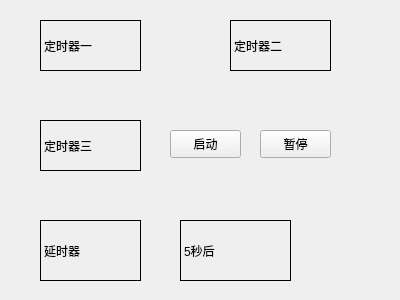
<?xml version="1.0" encoding="UTF-8"?>
<ui version="4.0">
 <class>Widget</class>
 <widget class="QWidget" name="Widget">
  <property name="geometry">
   <rect>
    <x>0</x>
    <y>0</y>
    <width>400</width>
    <height>300</height>
   </rect>
  </property>
  <property name="windowTitle">
   <string>Widget</string>
  </property>
  <widget class="QLabel" name="label">
   <property name="geometry">
    <rect>
     <x>40</x>
     <y>20</y>
     <width>101</width>
     <height>51</height>
    </rect>
   </property>
   <property name="frameShape">
    <enum>QFrame::Box</enum>
   </property>
   <property name="text">
    <string>定时器一</string>
   </property>
  </widget>
  <widget class="QLabel" name="label_2">
   <property name="geometry">
    <rect>
     <x>230</x>
     <y>20</y>
     <width>101</width>
     <height>51</height>
    </rect>
   </property>
   <property name="frameShape">
    <enum>QFrame::Box</enum>
   </property>
   <property name="text">
    <string>定时器二</string>
   </property>
  </widget>
  <widget class="QLabel" name="label_3">
   <property name="geometry">
    <rect>
     <x>40</x>
     <y>120</y>
     <width>101</width>
     <height>51</height>
    </rect>
   </property>
   <property name="frameShape">
    <enum>QFrame::Box</enum>
   </property>
   <property name="text">
    <string>定时器三</string>
   </property>
  </widget>
  <widget class="QPushButton" name="pushButton">
   <property name="geometry">
    <rect>
     <x>170</x>
     <y>130</y>
     <width>71</width>
     <height>28</height>
    </rect>
   </property>
   <property name="text">
    <string>启动</string>
   </property>
  </widget>
  <widget class="QPushButton" name="pushButton_2">
   <property name="geometry">
    <rect>
     <x>260</x>
     <y>130</y>
     <width>71</width>
     <height>28</height>
    </rect>
   </property>
   <property name="text">
    <string>暂停</string>
   </property>
  </widget>
  <widget class="QLabel" name="label_4">
   <property name="geometry">
    <rect>
     <x>40</x>
     <y>220</y>
     <width>101</width>
     <height>61</height>
    </rect>
   </property>
   <property name="frameShape">
    <enum>QFrame::Box</enum>
   </property>
   <property name="text">
    <string>延时器</string>
   </property>
  </widget>
  <widget class="QLabel" name="label_5">
   <property name="geometry">
    <rect>
     <x>180</x>
     <y>220</y>
     <width>111</width>
     <height>61</height>
    </rect>
   </property>
   <property name="frameShape">
    <enum>QFrame::Box</enum>
   </property>
   <property name="text">
    <string>5秒后</string>
   </property>
  </widget>
 </widget>
 <layoutdefault spacing="6" margin="11"/>
 <resources/>
 <connections/>
</ui>
